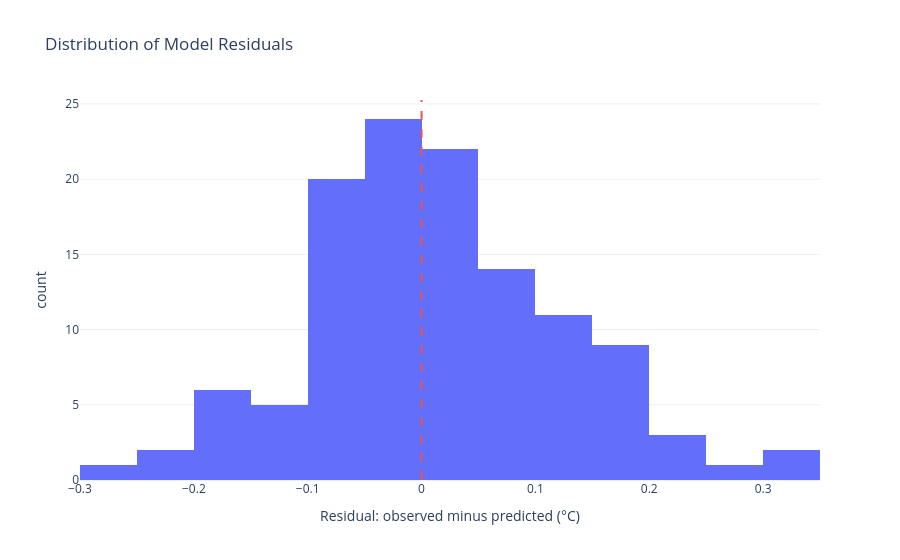

The notebook cell saved with this chart:
### Code cell
residual_figure = px.histogram(
    prediction_results,
    x="residual_c",
    nbins=20,
    title="Distribution of Model Residuals",
    labels={
        "residual_c": (
            "Residual: observed minus predicted (°C)"
        ),
    },
    template="plotly_white",
)

residual_figure.add_vline(
    x=0,
    line_dash="dash",
    line_color="#E45756",
)

residual_figure.show()

print(
    f"Mean residual: "
    f"{prediction_results['residual_c'].mean():.4f} °C"
)

print(
    f"Largest absolute error: "
    f"{prediction_results['absolute_error_c'].max():.4f} °C"
)

### Figure 1 — Plotly figure (JSON) as saved in the notebook; plotly's stock layout.template omitted (floating-point values rounded to 4 significant figures)
{"data": [{"alignmentgroup": "True", "bingroup": "x", "hovertemplate": "Residual: observed minus predicted (°C)=%{x}<br>count=%{y}<extra></extra>", "legendgroup": "", "marker": {"color": "#636efa", "pattern": {"shape": ""}}, "name": "", "nbinsx": 20, "offsetgroup": "", "orientation": "v", "showlegend": false, "type": "histogram", "x": [-0.09435, 0.1986, -0.04367, -0.09484, -0.1522, 0.02946, -0.08016, 0.2082, -0.02756, 0.01922, -0.09263, 0.1131, 0.3188, -0.07954, 0.04153, 0.1079, -0.08389, -0.1186, 0.009764, 0.004675, -0.003327, -0.01923, -0.1679, -0.1437, -0.272, -0.02633, 0.3058, -0.1239, -0.1021, -0.09948, 0.04856, 0.01907, 0.08821, 0.07441, -0.06155, -0.09412, 0.1827, 0.02126, -0.02389, 0.09376, -0.06452, 0.04403, 0.06697, 0.08254, 0.092, -0.03581, -0.03446, 0.0002299, 0.1516, 0.1635, 0.1939, 0.08311, -0.06397, -0.08768, -0.03031, 0.04839, -0.03986, 0.03139, -0.05088, -0.2346, -0.05945, -0.04667, -0.01383, 0.04889, -0.1605, -0.01787, 0.07458, 0.1184, -0.03727, -0.01653, -0.1901, 0.00344, -0.1152, 0.02192, 0.04271, 0.1434, 0.02098, -0.05616, -0.07563, 0.122, 0.1162, 0.07324, -0.04639, -0.1855, 0.1776, 0.06728, 0.01128, -0.06084, -0.03261, -0.01815, -0.02082, 0.1291, 0.07674, -0.0772, 0.08978, -0.04184, 0.04484, -0.1755, 0.2489, 0.1674, 0.00692, -0.09244, -0.06107, 0.2532, 0.06197, 1.899e-05, -0.219, 0.104, 0.1097, 0.1761, 0.08756, -0.02415, -0.02321, -0.009, -0.0213, 0.1449, 0.1224, 0.192, 0.0002561, 0.2411], "xaxis": "x", "yaxis": "y"}], "layout": {"barmode": "relative", "legend": {"tracegroupgap": 0}, "shapes": [{"line": {"color": "#E45756", "dash": "dash"}, "type": "line", "x0": 0, "x1": 0, "xref": "x", "y0": 0, "y1": 1, "yref": "y domain"}], "title": {"text": "Distribution of Model Residuals"}, "xaxis": {"anchor": "y", "domain": [0, 1], "title": {"text": "Residual: observed minus predicted (°C)"}}, "yaxis": {"anchor": "x", "domain": [0, 1], "title": {"text": "count"}}}}
